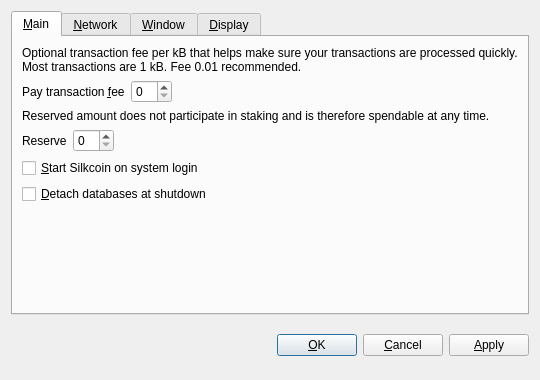
<?xml version="1.0" encoding="UTF-8"?>
<ui version="4.0">
 <class>OptionsDialog</class>
 <widget class="QDialog" name="OptionsDialog">
  <property name="geometry">
   <rect>
    <x>0</x>
    <y>0</y>
    <width>540</width>
    <height>380</height>
   </rect>
  </property>
  <property name="windowTitle">
   <string>Options</string>
  </property>
  <property name="modal">
   <bool>true</bool>
  </property>
  <layout class="QVBoxLayout" name="verticalLayout">
   <item>
    <widget class="QTabWidget" name="tabWidget">
     <property name="tabPosition">
      <enum>QTabWidget::North</enum>
     </property>
     <property name="currentIndex">
      <number>0</number>
     </property>
     <widget class="QWidget" name="tabMain">
      <attribute name="title">
       <string>&amp;Main</string>
      </attribute>
      <layout class="QVBoxLayout" name="verticalLayout_Main">
       <item>
        <widget class="QLabel" name="transactionFeeInfoLabel">
         <property name="text">
          <string>Optional transaction fee per kB that helps make sure your transactions are processed quickly. Most transactions are 1 kB. Fee 0.01 recommended.</string>
         </property>
         <property name="textFormat">
          <enum>Qt::PlainText</enum>
         </property>
         <property name="wordWrap">
          <bool>true</bool>
         </property>
        </widget>
       </item>
       <item>
        <layout class="QHBoxLayout" name="horizontalLayoutFee">
         <item>
          <widget class="QLabel" name="transactionFeeLabel">
           <property name="text">
            <string>Pay transaction &amp;fee</string>
           </property>
           <property name="textFormat">
            <enum>Qt::PlainText</enum>
           </property>
           <property name="buddy">
            <cstring>transactionFee</cstring>
           </property>
          </widget>
         </item>
         <item>
          <widget class="BitcoinAmountField" name="transactionFee"/>
         </item>
         <item>
          <spacer name="horizontalSpacerFee">
           <property name="orientation">
            <enum>Qt::Horizontal</enum>
           </property>
           <property name="sizeHint" stdset="0">
            <size>
             <width>40</width>
             <height>20</height>
            </size>
           </property>
          </spacer>
         </item>
        </layout>
       </item>
       <item>
        <widget class="QLabel" name="reserveBalanceInfoLabel">
         <property name="text">
          <string>Reserved amount does not participate in staking and is therefore spendable at any time.</string>
         </property>
         <property name="textFormat">
          <enum>Qt::PlainText</enum>
         </property>
         <property name="wordWrap">
          <bool>true</bool>
         </property>
        </widget>
       </item>
       <item>
        <layout class="QHBoxLayout" name="horizontalLayoutReserveBalance">
         <item>
          <widget class="QLabel" name="reserveBalanceLabel">
           <property name="text">
            <string>Reserve</string>
           </property>
           <property name="textFormat">
            <enum>Qt::PlainText</enum>
           </property>
           <property name="buddy">
            <cstring>reserveBalance</cstring>
           </property>
          </widget>
         </item>
         <item>
          <widget class="BitcoinAmountField" name="reserveBalance"/>
         </item>
         <item>
          <spacer name="horizontalSpacerReserveBalance">
           <property name="orientation">
            <enum>Qt::Horizontal</enum>
           </property>
           <property name="sizeHint" stdset="0">
            <size>
             <width>40</width>
             <height>20</height>
            </size>
           </property>
          </spacer>
         </item>
        </layout>
       </item>
       <item>
        <widget class="QCheckBox" name="bitcoinAtStartup">
         <property name="toolTip">
          <string>Automatically start Silkcoin after logging in to the system.</string>
         </property>
         <property name="text">
          <string>&amp;Start Silkcoin on system login</string>
         </property>
        </widget>
       </item>
       <item>
        <widget class="QCheckBox" name="detachDatabases">
         <property name="toolTip">
          <string>Detach block and address databases at shutdown. This means they can be moved to another data directory, but it slows down shutdown. The wallet is always detached.</string>
         </property>
         <property name="text">
          <string>&amp;Detach databases at shutdown</string>
         </property>
        </widget>
       </item>
       <item>
        <spacer name="verticalSpacer_Main">
         <property name="orientation">
          <enum>Qt::Vertical</enum>
         </property>
         <property name="sizeHint" stdset="0">
          <size>
           <width>20</width>
           <height>40</height>
          </size>
         </property>
        </spacer>
       </item>
      </layout>
     </widget>
     <widget class="QWidget" name="tabNetwork">
      <attribute name="title">
       <string>&amp;Network</string>
      </attribute>
      <layout class="QVBoxLayout" name="verticalLayout_Network">
       <item>
        <widget class="QCheckBox" name="mapPortUpnp">
         <property name="toolTip">
          <string>Automatically open the Silkcoin client port on the router. This only works when your router supports UPnP and it is enabled.</string>
         </property>
         <property name="text">
          <string>Map port using &amp;UPnP</string>
         </property>
        </widget>
       </item>
       <item>
        <widget class="QCheckBox" name="connectSocks">
         <property name="toolTip">
          <string>Connect to the Silkcoin network through a SOCKS proxy (e.g. when connecting through Tor).</string>
         </property>
         <property name="text">
          <string>&amp;Connect through SOCKS proxy:</string>
         </property>
        </widget>
       </item>
       <item>
        <layout class="QHBoxLayout" name="horizontalLayout_Network">
         <item>
          <widget class="QLabel" name="proxyIpLabel">
           <property name="text">
            <string>Proxy &amp;IP:</string>
           </property>
           <property name="textFormat">
            <enum>Qt::PlainText</enum>
           </property>
           <property name="buddy">
            <cstring>proxyIp</cstring>
           </property>
          </widget>
         </item>
         <item>
          <widget class="QValidatedLineEdit" name="proxyIp">
           <property name="maximumSize">
            <size>
             <width>140</width>
             <height>16777215</height>
            </size>
           </property>
           <property name="toolTip">
            <string>IP address of the proxy (e.g. 127.0.0.1)</string>
           </property>
          </widget>
         </item>
         <item>
          <widget class="QLabel" name="proxyPortLabel">
           <property name="text">
            <string>&amp;Port:</string>
           </property>
           <property name="textFormat">
            <enum>Qt::PlainText</enum>
           </property>
           <property name="buddy">
            <cstring>proxyPort</cstring>
           </property>
          </widget>
         </item>
         <item>
          <widget class="QLineEdit" name="proxyPort">
           <property name="maximumSize">
            <size>
             <width>55</width>
             <height>16777215</height>
            </size>
           </property>
           <property name="toolTip">
            <string>Port of the proxy (e.g. 9050)</string>
           </property>
          </widget>
         </item>
         <item>
          <widget class="QLabel" name="socksVersionLabel">
           <property name="text">
            <string>SOCKS &amp;Version:</string>
           </property>
           <property name="textFormat">
            <enum>Qt::PlainText</enum>
           </property>
           <property name="buddy">
            <cstring>socksVersion</cstring>
           </property>
          </widget>
         </item>
         <item>
          <widget class="QValueComboBox" name="socksVersion">
           <property name="toolTip">
            <string>SOCKS version of the proxy (e.g. 5)</string>
           </property>
          </widget>
         </item>
         <item>
          <spacer name="horizontalSpacer_Network">
           <property name="orientation">
            <enum>Qt::Horizontal</enum>
           </property>
           <property name="sizeHint" stdset="0">
            <size>
             <width>40</width>
             <height>20</height>
            </size>
           </property>
          </spacer>
         </item>
        </layout>
       </item>
       <item>
        <spacer name="verticalSpacer_Network">
         <property name="orientation">
          <enum>Qt::Vertical</enum>
         </property>
         <property name="sizeHint" stdset="0">
          <size>
           <width>20</width>
           <height>40</height>
          </size>
         </property>
        </spacer>
       </item>
      </layout>
     </widget>
     <widget class="QWidget" name="tabWindow">
      <attribute name="title">
       <string>&amp;Window</string>
      </attribute>
      <layout class="QVBoxLayout" name="verticalLayout_Window">
       <item>
        <widget class="QCheckBox" name="minimizeToTray">
         <property name="toolTip">
          <string>Show only a tray icon after minimizing the window.</string>
         </property>
         <property name="text">
          <string>&amp;Minimize to the tray instead of the taskbar</string>
         </property>
        </widget>
       </item>
       <item>
        <widget class="QCheckBox" name="minimizeOnClose">
         <property name="toolTip">
          <string>Minimize instead of exit the application when the window is closed. When this option is enabled, the application will be closed only after selecting Quit in the menu.</string>
         </property>
         <property name="text">
          <string>M&amp;inimize on close</string>
         </property>
        </widget>
       </item>
       <item>
        <spacer name="verticalSpacer_Window">
         <property name="orientation">
          <enum>Qt::Vertical</enum>
         </property>
         <property name="sizeHint" stdset="0">
          <size>
           <width>20</width>
           <height>40</height>
          </size>
         </property>
        </spacer>
       </item>
      </layout>
     </widget>
     <widget class="QWidget" name="tabDisplay">
      <attribute name="title">
       <string>&amp;Display</string>
      </attribute>
      <layout class="QVBoxLayout" name="verticalLayout_Display">
       <item>
        <layout class="QHBoxLayout" name="horizontalLayout_1_Display">
         <item>
          <widget class="QLabel" name="langLabel">
           <property name="text">
            <string>User Interface &amp;language:</string>
           </property>
           <property name="textFormat">
            <enum>Qt::PlainText</enum>
           </property>
           <property name="buddy">
            <cstring>lang</cstring>
           </property>
          </widget>
         </item>
         <item>
          <widget class="QValueComboBox" name="lang">
           <property name="toolTip">
            <string>The user interface language can be set here. This setting will take effect after restarting Silkcoin.</string>
           </property>
          </widget>
         </item>
        </layout>
       </item>
       <item>
        <layout class="QHBoxLayout" name="horizontalLayout_2_Display">
         <item>
          <widget class="QLabel" name="unitLabel">
           <property name="text">
            <string>&amp;Unit to show amounts in:</string>
           </property>
           <property name="textFormat">
            <enum>Qt::PlainText</enum>
           </property>
           <property name="buddy">
            <cstring>unit</cstring>
           </property>
          </widget>
         </item>
         <item>
          <widget class="QValueComboBox" name="unit">
           <property name="toolTip">
            <string>Choose the default subdivision unit to show in the interface and when sending coins.</string>
           </property>
          </widget>
         </item>
        </layout>
       </item>
       <item>
        <widget class="QCheckBox" name="displayAddresses">
         <property name="toolTip">
          <string>Whether to show Silkcoin addresses in the transaction list or not.</string>
         </property>
         <property name="text">
          <string>&amp;Display addresses in transaction list</string>
         </property>
        </widget>
       </item>
       <item>
        <widget class="QCheckBox" name="coinControlFeatures">
         <property name="toolTip">
          <string>Whether to show coin control features or not.</string>
         </property>
         <property name="text">
          <string>Display coin &amp;control features (experts only!)</string>
         </property>
        </widget>
       </item>
       <item>
        <spacer name="verticalSpacer_Display">
         <property name="orientation">
          <enum>Qt::Vertical</enum>
         </property>
         <property name="sizeHint" stdset="0">
          <size>
           <width>20</width>
           <height>40</height>
          </size>
         </property>
        </spacer>
       </item>
      </layout>
     </widget>
    </widget>
   </item>
   <item>
    <layout class="QHBoxLayout" name="horizontalLayout_Buttons">
     <item>
      <spacer name="horizontalSpacer_1">
       <property name="orientation">
        <enum>Qt::Horizontal</enum>
       </property>
       <property name="sizeHint" stdset="0">
        <size>
         <width>40</width>
         <height>48</height>
        </size>
       </property>
      </spacer>
     </item>
     <item>
      <widget class="QLabel" name="statusLabel">
       <property name="font">
        <font>
         <weight>75</weight>
         <bold>true</bold>
        </font>
       </property>
       <property name="text">
        <string/>
       </property>
       <property name="textFormat">
        <enum>Qt::PlainText</enum>
       </property>
       <property name="wordWrap">
        <bool>true</bool>
       </property>
      </widget>
     </item>
     <item>
      <spacer name="horizontalSpacer_2">
       <property name="orientation">
        <enum>Qt::Horizontal</enum>
       </property>
       <property name="sizeHint" stdset="0">
        <size>
         <width>40</width>
         <height>48</height>
        </size>
       </property>
      </spacer>
     </item>
     <item>
      <widget class="QPushButton" name="okButton">
       <property name="text">
        <string>&amp;OK</string>
       </property>
      </widget>
     </item>
     <item>
      <widget class="QPushButton" name="cancelButton">
       <property name="text">
        <string>&amp;Cancel</string>
       </property>
       <property name="autoDefault">
        <bool>false</bool>
       </property>
      </widget>
     </item>
     <item>
      <widget class="QPushButton" name="applyButton">
       <property name="text">
        <string>&amp;Apply</string>
       </property>
       <property name="autoDefault">
        <bool>false</bool>
       </property>
      </widget>
     </item>
    </layout>
   </item>
  </layout>
 </widget>
 <customwidgets>
  <customwidget>
   <class>BitcoinAmountField</class>
   <extends>QSpinBox</extends>
   <header>bitcoinamountfield.h</header>
  </customwidget>
  <customwidget>
   <class>QValueComboBox</class>
   <extends>QComboBox</extends>
   <header>qvaluecombobox.h</header>
  </customwidget>
  <customwidget>
   <class>QValidatedLineEdit</class>
   <extends>QLineEdit</extends>
   <header>qvalidatedlineedit.h</header>
  </customwidget>
 </customwidgets>
 <resources/>
 <connections/>
</ui>
